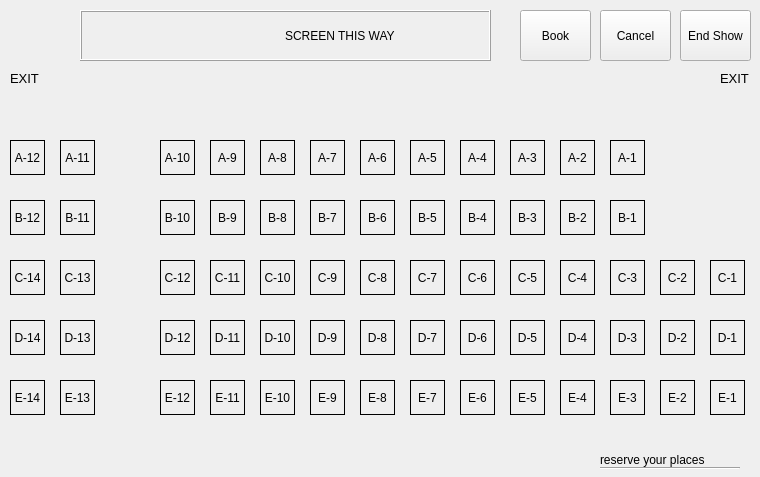
<?xml version="1.0" encoding="UTF-8"?>
<ui version="4.0">
 <class>MainWindow</class>
 <widget class="QMainWindow" name="MainWindow">
  <property name="geometry">
   <rect>
    <x>0</x>
    <y>0</y>
    <width>760</width>
    <height>477</height>
   </rect>
  </property>
  <property name="windowTitle">
   <string>Movie Ticket Booking 1.0</string>
  </property>
  <widget class="QWidget" name="centralWidget">
   <widget class="QPushButton" name="btnBook">
    <property name="geometry">
     <rect>
      <x>520</x>
      <y>10</y>
      <width>71</width>
      <height>51</height>
     </rect>
    </property>
    <property name="text">
     <string>Book</string>
    </property>
   </widget>
   <widget class="QPushButton" name="btnCancel">
    <property name="geometry">
     <rect>
      <x>600</x>
      <y>10</y>
      <width>71</width>
      <height>51</height>
     </rect>
    </property>
    <property name="text">
     <string>Cancel</string>
    </property>
   </widget>
   <widget class="QPushButton" name="btnReset">
    <property name="geometry">
     <rect>
      <x>680</x>
      <y>10</y>
      <width>71</width>
      <height>51</height>
     </rect>
    </property>
    <property name="text">
     <string>End Show</string>
    </property>
   </widget>
   <widget class="QLabel" name="label">
    <property name="geometry">
     <rect>
      <x>720</x>
      <y>70</y>
      <width>31</width>
      <height>16</height>
     </rect>
    </property>
    <property name="font">
     <font>
      <pointsize>10</pointsize>
     </font>
    </property>
    <property name="text">
     <string>EXIT</string>
    </property>
   </widget>
   <widget class="QLabel" name="label_2">
    <property name="geometry">
     <rect>
      <x>10</x>
      <y>70</y>
      <width>31</width>
      <height>16</height>
     </rect>
    </property>
    <property name="font">
     <font>
      <pointsize>10</pointsize>
     </font>
    </property>
    <property name="text">
     <string>EXIT</string>
    </property>
   </widget>
   <widget class="QLabel" name="label_3">
    <property name="geometry">
     <rect>
      <x>80</x>
      <y>10</y>
      <width>411</width>
      <height>51</height>
     </rect>
    </property>
    <property name="frameShape">
     <enum>QFrame::Box</enum>
    </property>
    <property name="frameShadow">
     <enum>QFrame::Raised</enum>
    </property>
    <property name="text">
     <string>                                                             SCREEN THIS WAY</string>
    </property>
    <property name="alignment">
     <set>Qt::AlignJustify|Qt::AlignVCenter</set>
    </property>
   </widget>
   <widget class="QLabel" name="lblA1">
    <property name="geometry">
     <rect>
      <x>610</x>
      <y>140</y>
      <width>35</width>
      <height>35</height>
     </rect>
    </property>
    <property name="frameShape">
     <enum>QFrame::Box</enum>
    </property>
    <property name="text">
     <string>A-1</string>
    </property>
    <property name="alignment">
     <set>Qt::AlignCenter</set>
    </property>
   </widget>
   <widget class="QLabel" name="lblA2">
    <property name="geometry">
     <rect>
      <x>560</x>
      <y>140</y>
      <width>35</width>
      <height>35</height>
     </rect>
    </property>
    <property name="frameShape">
     <enum>QFrame::Box</enum>
    </property>
    <property name="text">
     <string>A-2</string>
    </property>
    <property name="alignment">
     <set>Qt::AlignCenter</set>
    </property>
   </widget>
   <widget class="QLabel" name="lblA3">
    <property name="geometry">
     <rect>
      <x>510</x>
      <y>140</y>
      <width>35</width>
      <height>35</height>
     </rect>
    </property>
    <property name="frameShape">
     <enum>QFrame::Box</enum>
    </property>
    <property name="text">
     <string>A-3</string>
    </property>
    <property name="alignment">
     <set>Qt::AlignCenter</set>
    </property>
   </widget>
   <widget class="QLabel" name="lblA5">
    <property name="geometry">
     <rect>
      <x>410</x>
      <y>140</y>
      <width>35</width>
      <height>35</height>
     </rect>
    </property>
    <property name="frameShape">
     <enum>QFrame::Box</enum>
    </property>
    <property name="text">
     <string>A-5</string>
    </property>
    <property name="alignment">
     <set>Qt::AlignCenter</set>
    </property>
   </widget>
   <widget class="QLabel" name="lblA6">
    <property name="geometry">
     <rect>
      <x>360</x>
      <y>140</y>
      <width>35</width>
      <height>35</height>
     </rect>
    </property>
    <property name="frameShape">
     <enum>QFrame::Box</enum>
    </property>
    <property name="text">
     <string>A-6</string>
    </property>
    <property name="alignment">
     <set>Qt::AlignCenter</set>
    </property>
   </widget>
   <widget class="QLabel" name="lblA4">
    <property name="geometry">
     <rect>
      <x>460</x>
      <y>140</y>
      <width>35</width>
      <height>35</height>
     </rect>
    </property>
    <property name="frameShape">
     <enum>QFrame::Box</enum>
    </property>
    <property name="text">
     <string>A-4</string>
    </property>
    <property name="alignment">
     <set>Qt::AlignCenter</set>
    </property>
   </widget>
   <widget class="QLabel" name="lblA8">
    <property name="geometry">
     <rect>
      <x>260</x>
      <y>140</y>
      <width>35</width>
      <height>35</height>
     </rect>
    </property>
    <property name="frameShape">
     <enum>QFrame::Box</enum>
    </property>
    <property name="text">
     <string>A-8</string>
    </property>
    <property name="alignment">
     <set>Qt::AlignCenter</set>
    </property>
   </widget>
   <widget class="QLabel" name="lblA9">
    <property name="geometry">
     <rect>
      <x>210</x>
      <y>140</y>
      <width>35</width>
      <height>35</height>
     </rect>
    </property>
    <property name="frameShape">
     <enum>QFrame::Box</enum>
    </property>
    <property name="text">
     <string>A-9</string>
    </property>
    <property name="alignment">
     <set>Qt::AlignCenter</set>
    </property>
   </widget>
   <widget class="QLabel" name="lblA7">
    <property name="geometry">
     <rect>
      <x>310</x>
      <y>140</y>
      <width>35</width>
      <height>35</height>
     </rect>
    </property>
    <property name="frameShape">
     <enum>QFrame::Box</enum>
    </property>
    <property name="text">
     <string>A-7</string>
    </property>
    <property name="alignment">
     <set>Qt::AlignCenter</set>
    </property>
   </widget>
   <widget class="QLabel" name="lblA12">
    <property name="geometry">
     <rect>
      <x>10</x>
      <y>140</y>
      <width>35</width>
      <height>35</height>
     </rect>
    </property>
    <property name="frameShape">
     <enum>QFrame::Box</enum>
    </property>
    <property name="text">
     <string>A-12</string>
    </property>
    <property name="alignment">
     <set>Qt::AlignCenter</set>
    </property>
   </widget>
   <widget class="QLabel" name="lblA11">
    <property name="geometry">
     <rect>
      <x>60</x>
      <y>140</y>
      <width>35</width>
      <height>35</height>
     </rect>
    </property>
    <property name="frameShape">
     <enum>QFrame::Box</enum>
    </property>
    <property name="text">
     <string>A-11</string>
    </property>
    <property name="alignment">
     <set>Qt::AlignCenter</set>
    </property>
   </widget>
   <widget class="QLabel" name="lblA10">
    <property name="geometry">
     <rect>
      <x>160</x>
      <y>140</y>
      <width>35</width>
      <height>35</height>
     </rect>
    </property>
    <property name="frameShape">
     <enum>QFrame::Box</enum>
    </property>
    <property name="text">
     <string>A-10</string>
    </property>
    <property name="alignment">
     <set>Qt::AlignCenter</set>
    </property>
   </widget>
   <widget class="QLabel" name="lblB2">
    <property name="geometry">
     <rect>
      <x>560</x>
      <y>200</y>
      <width>35</width>
      <height>35</height>
     </rect>
    </property>
    <property name="frameShape">
     <enum>QFrame::Box</enum>
    </property>
    <property name="text">
     <string>B-2</string>
    </property>
    <property name="alignment">
     <set>Qt::AlignCenter</set>
    </property>
   </widget>
   <widget class="QLabel" name="lblB6">
    <property name="geometry">
     <rect>
      <x>360</x>
      <y>200</y>
      <width>35</width>
      <height>35</height>
     </rect>
    </property>
    <property name="frameShape">
     <enum>QFrame::Box</enum>
    </property>
    <property name="text">
     <string>B-6</string>
    </property>
    <property name="alignment">
     <set>Qt::AlignCenter</set>
    </property>
   </widget>
   <widget class="QLabel" name="lblB11">
    <property name="geometry">
     <rect>
      <x>60</x>
      <y>200</y>
      <width>35</width>
      <height>35</height>
     </rect>
    </property>
    <property name="frameShape">
     <enum>QFrame::Box</enum>
    </property>
    <property name="text">
     <string>B-11</string>
    </property>
    <property name="alignment">
     <set>Qt::AlignCenter</set>
    </property>
   </widget>
   <widget class="QLabel" name="lblB3">
    <property name="geometry">
     <rect>
      <x>510</x>
      <y>200</y>
      <width>35</width>
      <height>35</height>
     </rect>
    </property>
    <property name="frameShape">
     <enum>QFrame::Box</enum>
    </property>
    <property name="text">
     <string>B-3</string>
    </property>
    <property name="alignment">
     <set>Qt::AlignCenter</set>
    </property>
   </widget>
   <widget class="QLabel" name="lblB7">
    <property name="geometry">
     <rect>
      <x>310</x>
      <y>200</y>
      <width>35</width>
      <height>35</height>
     </rect>
    </property>
    <property name="frameShape">
     <enum>QFrame::Box</enum>
    </property>
    <property name="text">
     <string>B-7</string>
    </property>
    <property name="alignment">
     <set>Qt::AlignCenter</set>
    </property>
   </widget>
   <widget class="QLabel" name="lblB1">
    <property name="geometry">
     <rect>
      <x>610</x>
      <y>200</y>
      <width>35</width>
      <height>35</height>
     </rect>
    </property>
    <property name="frameShape">
     <enum>QFrame::Box</enum>
    </property>
    <property name="text">
     <string>B-1</string>
    </property>
    <property name="alignment">
     <set>Qt::AlignCenter</set>
    </property>
   </widget>
   <widget class="QLabel" name="lblB9">
    <property name="geometry">
     <rect>
      <x>210</x>
      <y>200</y>
      <width>35</width>
      <height>35</height>
     </rect>
    </property>
    <property name="frameShape">
     <enum>QFrame::Box</enum>
    </property>
    <property name="text">
     <string>B-9</string>
    </property>
    <property name="alignment">
     <set>Qt::AlignCenter</set>
    </property>
   </widget>
   <widget class="QLabel" name="lblB12">
    <property name="geometry">
     <rect>
      <x>10</x>
      <y>200</y>
      <width>35</width>
      <height>35</height>
     </rect>
    </property>
    <property name="frameShape">
     <enum>QFrame::Box</enum>
    </property>
    <property name="text">
     <string>B-12</string>
    </property>
    <property name="alignment">
     <set>Qt::AlignCenter</set>
    </property>
   </widget>
   <widget class="QLabel" name="lblB4">
    <property name="geometry">
     <rect>
      <x>460</x>
      <y>200</y>
      <width>35</width>
      <height>35</height>
     </rect>
    </property>
    <property name="frameShape">
     <enum>QFrame::Box</enum>
    </property>
    <property name="text">
     <string>B-4</string>
    </property>
    <property name="alignment">
     <set>Qt::AlignCenter</set>
    </property>
   </widget>
   <widget class="QLabel" name="lblB10">
    <property name="geometry">
     <rect>
      <x>160</x>
      <y>200</y>
      <width>35</width>
      <height>35</height>
     </rect>
    </property>
    <property name="frameShape">
     <enum>QFrame::Box</enum>
    </property>
    <property name="text">
     <string>B-10</string>
    </property>
    <property name="alignment">
     <set>Qt::AlignCenter</set>
    </property>
   </widget>
   <widget class="QLabel" name="lblB5">
    <property name="geometry">
     <rect>
      <x>410</x>
      <y>200</y>
      <width>35</width>
      <height>35</height>
     </rect>
    </property>
    <property name="frameShape">
     <enum>QFrame::Box</enum>
    </property>
    <property name="text">
     <string>B-5</string>
    </property>
    <property name="alignment">
     <set>Qt::AlignCenter</set>
    </property>
   </widget>
   <widget class="QLabel" name="lblB8">
    <property name="geometry">
     <rect>
      <x>260</x>
      <y>200</y>
      <width>35</width>
      <height>35</height>
     </rect>
    </property>
    <property name="frameShape">
     <enum>QFrame::Box</enum>
    </property>
    <property name="text">
     <string>B-8</string>
    </property>
    <property name="alignment">
     <set>Qt::AlignCenter</set>
    </property>
   </widget>
   <widget class="QLabel" name="lblC4">
    <property name="geometry">
     <rect>
      <x>560</x>
      <y>260</y>
      <width>35</width>
      <height>35</height>
     </rect>
    </property>
    <property name="frameShape">
     <enum>QFrame::Box</enum>
    </property>
    <property name="text">
     <string>C-4</string>
    </property>
    <property name="alignment">
     <set>Qt::AlignCenter</set>
    </property>
   </widget>
   <widget class="QLabel" name="lblC8">
    <property name="geometry">
     <rect>
      <x>360</x>
      <y>260</y>
      <width>35</width>
      <height>35</height>
     </rect>
    </property>
    <property name="frameShape">
     <enum>QFrame::Box</enum>
    </property>
    <property name="text">
     <string>C-8</string>
    </property>
    <property name="alignment">
     <set>Qt::AlignCenter</set>
    </property>
   </widget>
   <widget class="QLabel" name="lblC13">
    <property name="geometry">
     <rect>
      <x>60</x>
      <y>260</y>
      <width>35</width>
      <height>35</height>
     </rect>
    </property>
    <property name="frameShape">
     <enum>QFrame::Box</enum>
    </property>
    <property name="text">
     <string>C-13</string>
    </property>
    <property name="alignment">
     <set>Qt::AlignCenter</set>
    </property>
   </widget>
   <widget class="QLabel" name="lblC5">
    <property name="geometry">
     <rect>
      <x>510</x>
      <y>260</y>
      <width>35</width>
      <height>35</height>
     </rect>
    </property>
    <property name="frameShape">
     <enum>QFrame::Box</enum>
    </property>
    <property name="text">
     <string>C-5</string>
    </property>
    <property name="alignment">
     <set>Qt::AlignCenter</set>
    </property>
   </widget>
   <widget class="QLabel" name="lblC9">
    <property name="geometry">
     <rect>
      <x>310</x>
      <y>260</y>
      <width>35</width>
      <height>35</height>
     </rect>
    </property>
    <property name="frameShape">
     <enum>QFrame::Box</enum>
    </property>
    <property name="text">
     <string>C-9</string>
    </property>
    <property name="alignment">
     <set>Qt::AlignCenter</set>
    </property>
   </widget>
   <widget class="QLabel" name="lblC3">
    <property name="geometry">
     <rect>
      <x>610</x>
      <y>260</y>
      <width>35</width>
      <height>35</height>
     </rect>
    </property>
    <property name="frameShape">
     <enum>QFrame::Box</enum>
    </property>
    <property name="text">
     <string>C-3</string>
    </property>
    <property name="alignment">
     <set>Qt::AlignCenter</set>
    </property>
   </widget>
   <widget class="QLabel" name="lblC11">
    <property name="geometry">
     <rect>
      <x>210</x>
      <y>260</y>
      <width>35</width>
      <height>35</height>
     </rect>
    </property>
    <property name="frameShape">
     <enum>QFrame::Box</enum>
    </property>
    <property name="text">
     <string>C-11</string>
    </property>
    <property name="alignment">
     <set>Qt::AlignCenter</set>
    </property>
   </widget>
   <widget class="QLabel" name="lblC14">
    <property name="geometry">
     <rect>
      <x>10</x>
      <y>260</y>
      <width>35</width>
      <height>35</height>
     </rect>
    </property>
    <property name="frameShape">
     <enum>QFrame::Box</enum>
    </property>
    <property name="text">
     <string>C-14</string>
    </property>
    <property name="alignment">
     <set>Qt::AlignCenter</set>
    </property>
   </widget>
   <widget class="QLabel" name="lblC6">
    <property name="geometry">
     <rect>
      <x>460</x>
      <y>260</y>
      <width>35</width>
      <height>35</height>
     </rect>
    </property>
    <property name="frameShape">
     <enum>QFrame::Box</enum>
    </property>
    <property name="text">
     <string>C-6</string>
    </property>
    <property name="alignment">
     <set>Qt::AlignCenter</set>
    </property>
   </widget>
   <widget class="QLabel" name="lblC12">
    <property name="geometry">
     <rect>
      <x>160</x>
      <y>260</y>
      <width>35</width>
      <height>35</height>
     </rect>
    </property>
    <property name="frameShape">
     <enum>QFrame::Box</enum>
    </property>
    <property name="text">
     <string>C-12</string>
    </property>
    <property name="alignment">
     <set>Qt::AlignCenter</set>
    </property>
   </widget>
   <widget class="QLabel" name="lblC7">
    <property name="geometry">
     <rect>
      <x>410</x>
      <y>260</y>
      <width>35</width>
      <height>35</height>
     </rect>
    </property>
    <property name="frameShape">
     <enum>QFrame::Box</enum>
    </property>
    <property name="text">
     <string>C-7</string>
    </property>
    <property name="alignment">
     <set>Qt::AlignCenter</set>
    </property>
   </widget>
   <widget class="QLabel" name="lblC10">
    <property name="geometry">
     <rect>
      <x>260</x>
      <y>260</y>
      <width>35</width>
      <height>35</height>
     </rect>
    </property>
    <property name="frameShape">
     <enum>QFrame::Box</enum>
    </property>
    <property name="text">
     <string>C-10</string>
    </property>
    <property name="alignment">
     <set>Qt::AlignCenter</set>
    </property>
   </widget>
   <widget class="QLabel" name="lblD4">
    <property name="geometry">
     <rect>
      <x>560</x>
      <y>320</y>
      <width>35</width>
      <height>35</height>
     </rect>
    </property>
    <property name="frameShape">
     <enum>QFrame::Box</enum>
    </property>
    <property name="text">
     <string>D-4</string>
    </property>
    <property name="alignment">
     <set>Qt::AlignCenter</set>
    </property>
   </widget>
   <widget class="QLabel" name="lblD8">
    <property name="geometry">
     <rect>
      <x>360</x>
      <y>320</y>
      <width>35</width>
      <height>35</height>
     </rect>
    </property>
    <property name="frameShape">
     <enum>QFrame::Box</enum>
    </property>
    <property name="text">
     <string>D-8</string>
    </property>
    <property name="alignment">
     <set>Qt::AlignCenter</set>
    </property>
   </widget>
   <widget class="QLabel" name="lblD13">
    <property name="geometry">
     <rect>
      <x>60</x>
      <y>320</y>
      <width>35</width>
      <height>35</height>
     </rect>
    </property>
    <property name="frameShape">
     <enum>QFrame::Box</enum>
    </property>
    <property name="text">
     <string>D-13</string>
    </property>
    <property name="alignment">
     <set>Qt::AlignCenter</set>
    </property>
   </widget>
   <widget class="QLabel" name="lblD5">
    <property name="geometry">
     <rect>
      <x>510</x>
      <y>320</y>
      <width>35</width>
      <height>35</height>
     </rect>
    </property>
    <property name="frameShape">
     <enum>QFrame::Box</enum>
    </property>
    <property name="text">
     <string>D-5</string>
    </property>
    <property name="alignment">
     <set>Qt::AlignCenter</set>
    </property>
   </widget>
   <widget class="QLabel" name="lblD9">
    <property name="geometry">
     <rect>
      <x>310</x>
      <y>320</y>
      <width>35</width>
      <height>35</height>
     </rect>
    </property>
    <property name="frameShape">
     <enum>QFrame::Box</enum>
    </property>
    <property name="text">
     <string>D-9</string>
    </property>
    <property name="alignment">
     <set>Qt::AlignCenter</set>
    </property>
   </widget>
   <widget class="QLabel" name="lblD3">
    <property name="geometry">
     <rect>
      <x>610</x>
      <y>320</y>
      <width>35</width>
      <height>35</height>
     </rect>
    </property>
    <property name="frameShape">
     <enum>QFrame::Box</enum>
    </property>
    <property name="text">
     <string>D-3</string>
    </property>
    <property name="alignment">
     <set>Qt::AlignCenter</set>
    </property>
   </widget>
   <widget class="QLabel" name="lblD11">
    <property name="geometry">
     <rect>
      <x>210</x>
      <y>320</y>
      <width>35</width>
      <height>35</height>
     </rect>
    </property>
    <property name="frameShape">
     <enum>QFrame::Box</enum>
    </property>
    <property name="text">
     <string>D-11</string>
    </property>
    <property name="alignment">
     <set>Qt::AlignCenter</set>
    </property>
   </widget>
   <widget class="QLabel" name="lblD14">
    <property name="geometry">
     <rect>
      <x>10</x>
      <y>320</y>
      <width>35</width>
      <height>35</height>
     </rect>
    </property>
    <property name="frameShape">
     <enum>QFrame::Box</enum>
    </property>
    <property name="text">
     <string>D-14</string>
    </property>
    <property name="alignment">
     <set>Qt::AlignCenter</set>
    </property>
   </widget>
   <widget class="QLabel" name="lblD6">
    <property name="geometry">
     <rect>
      <x>460</x>
      <y>320</y>
      <width>35</width>
      <height>35</height>
     </rect>
    </property>
    <property name="frameShape">
     <enum>QFrame::Box</enum>
    </property>
    <property name="text">
     <string>D-6</string>
    </property>
    <property name="alignment">
     <set>Qt::AlignCenter</set>
    </property>
   </widget>
   <widget class="QLabel" name="lblD12">
    <property name="geometry">
     <rect>
      <x>160</x>
      <y>320</y>
      <width>35</width>
      <height>35</height>
     </rect>
    </property>
    <property name="frameShape">
     <enum>QFrame::Box</enum>
    </property>
    <property name="text">
     <string>D-12</string>
    </property>
    <property name="alignment">
     <set>Qt::AlignCenter</set>
    </property>
   </widget>
   <widget class="QLabel" name="lblD7">
    <property name="geometry">
     <rect>
      <x>410</x>
      <y>320</y>
      <width>35</width>
      <height>35</height>
     </rect>
    </property>
    <property name="frameShape">
     <enum>QFrame::Box</enum>
    </property>
    <property name="text">
     <string>D-7</string>
    </property>
    <property name="alignment">
     <set>Qt::AlignCenter</set>
    </property>
   </widget>
   <widget class="QLabel" name="lblD10">
    <property name="geometry">
     <rect>
      <x>260</x>
      <y>320</y>
      <width>35</width>
      <height>35</height>
     </rect>
    </property>
    <property name="frameShape">
     <enum>QFrame::Box</enum>
    </property>
    <property name="text">
     <string>D-10</string>
    </property>
    <property name="alignment">
     <set>Qt::AlignCenter</set>
    </property>
   </widget>
   <widget class="QLabel" name="lblE4">
    <property name="geometry">
     <rect>
      <x>560</x>
      <y>380</y>
      <width>35</width>
      <height>35</height>
     </rect>
    </property>
    <property name="frameShape">
     <enum>QFrame::Box</enum>
    </property>
    <property name="text">
     <string>E-4</string>
    </property>
    <property name="alignment">
     <set>Qt::AlignCenter</set>
    </property>
   </widget>
   <widget class="QLabel" name="lblE8">
    <property name="geometry">
     <rect>
      <x>360</x>
      <y>380</y>
      <width>35</width>
      <height>35</height>
     </rect>
    </property>
    <property name="frameShape">
     <enum>QFrame::Box</enum>
    </property>
    <property name="text">
     <string>E-8</string>
    </property>
    <property name="alignment">
     <set>Qt::AlignCenter</set>
    </property>
   </widget>
   <widget class="QLabel" name="lblE13">
    <property name="geometry">
     <rect>
      <x>60</x>
      <y>380</y>
      <width>35</width>
      <height>35</height>
     </rect>
    </property>
    <property name="frameShape">
     <enum>QFrame::Box</enum>
    </property>
    <property name="text">
     <string>E-13</string>
    </property>
    <property name="alignment">
     <set>Qt::AlignCenter</set>
    </property>
   </widget>
   <widget class="QLabel" name="lblE5">
    <property name="geometry">
     <rect>
      <x>510</x>
      <y>380</y>
      <width>35</width>
      <height>35</height>
     </rect>
    </property>
    <property name="frameShape">
     <enum>QFrame::Box</enum>
    </property>
    <property name="text">
     <string>E-5</string>
    </property>
    <property name="alignment">
     <set>Qt::AlignCenter</set>
    </property>
   </widget>
   <widget class="QLabel" name="lblE9">
    <property name="geometry">
     <rect>
      <x>310</x>
      <y>380</y>
      <width>35</width>
      <height>35</height>
     </rect>
    </property>
    <property name="frameShape">
     <enum>QFrame::Box</enum>
    </property>
    <property name="text">
     <string>E-9</string>
    </property>
    <property name="alignment">
     <set>Qt::AlignCenter</set>
    </property>
   </widget>
   <widget class="QLabel" name="lblE3">
    <property name="geometry">
     <rect>
      <x>610</x>
      <y>380</y>
      <width>35</width>
      <height>35</height>
     </rect>
    </property>
    <property name="frameShape">
     <enum>QFrame::Box</enum>
    </property>
    <property name="text">
     <string>E-3</string>
    </property>
    <property name="alignment">
     <set>Qt::AlignCenter</set>
    </property>
   </widget>
   <widget class="QLabel" name="lblE11">
    <property name="geometry">
     <rect>
      <x>210</x>
      <y>380</y>
      <width>35</width>
      <height>35</height>
     </rect>
    </property>
    <property name="frameShape">
     <enum>QFrame::Box</enum>
    </property>
    <property name="text">
     <string>E-11</string>
    </property>
    <property name="alignment">
     <set>Qt::AlignCenter</set>
    </property>
   </widget>
   <widget class="QLabel" name="lblE14">
    <property name="geometry">
     <rect>
      <x>10</x>
      <y>380</y>
      <width>35</width>
      <height>35</height>
     </rect>
    </property>
    <property name="frameShape">
     <enum>QFrame::Box</enum>
    </property>
    <property name="text">
     <string>E-14</string>
    </property>
    <property name="alignment">
     <set>Qt::AlignCenter</set>
    </property>
   </widget>
   <widget class="QLabel" name="lblE6">
    <property name="geometry">
     <rect>
      <x>460</x>
      <y>380</y>
      <width>35</width>
      <height>35</height>
     </rect>
    </property>
    <property name="frameShape">
     <enum>QFrame::Box</enum>
    </property>
    <property name="text">
     <string>E-6</string>
    </property>
    <property name="alignment">
     <set>Qt::AlignCenter</set>
    </property>
   </widget>
   <widget class="QLabel" name="lblE12">
    <property name="geometry">
     <rect>
      <x>160</x>
      <y>380</y>
      <width>35</width>
      <height>35</height>
     </rect>
    </property>
    <property name="frameShape">
     <enum>QFrame::Box</enum>
    </property>
    <property name="text">
     <string>E-12</string>
    </property>
    <property name="alignment">
     <set>Qt::AlignCenter</set>
    </property>
   </widget>
   <widget class="QLabel" name="lblE7">
    <property name="geometry">
     <rect>
      <x>410</x>
      <y>380</y>
      <width>35</width>
      <height>35</height>
     </rect>
    </property>
    <property name="frameShape">
     <enum>QFrame::Box</enum>
    </property>
    <property name="text">
     <string>E-7</string>
    </property>
    <property name="alignment">
     <set>Qt::AlignCenter</set>
    </property>
   </widget>
   <widget class="QLabel" name="lblE10">
    <property name="geometry">
     <rect>
      <x>260</x>
      <y>380</y>
      <width>35</width>
      <height>35</height>
     </rect>
    </property>
    <property name="frameShape">
     <enum>QFrame::Box</enum>
    </property>
    <property name="text">
     <string>E-10</string>
    </property>
    <property name="alignment">
     <set>Qt::AlignCenter</set>
    </property>
   </widget>
   <widget class="QLabel" name="lblC2">
    <property name="geometry">
     <rect>
      <x>660</x>
      <y>260</y>
      <width>35</width>
      <height>35</height>
     </rect>
    </property>
    <property name="frameShape">
     <enum>QFrame::Box</enum>
    </property>
    <property name="text">
     <string>C-2</string>
    </property>
    <property name="alignment">
     <set>Qt::AlignCenter</set>
    </property>
   </widget>
   <widget class="QLabel" name="lblC1">
    <property name="geometry">
     <rect>
      <x>710</x>
      <y>260</y>
      <width>35</width>
      <height>35</height>
     </rect>
    </property>
    <property name="frameShape">
     <enum>QFrame::Box</enum>
    </property>
    <property name="text">
     <string>C-1</string>
    </property>
    <property name="alignment">
     <set>Qt::AlignCenter</set>
    </property>
   </widget>
   <widget class="QLabel" name="lblD1">
    <property name="geometry">
     <rect>
      <x>710</x>
      <y>320</y>
      <width>35</width>
      <height>35</height>
     </rect>
    </property>
    <property name="frameShape">
     <enum>QFrame::Box</enum>
    </property>
    <property name="text">
     <string>D-1</string>
    </property>
    <property name="alignment">
     <set>Qt::AlignCenter</set>
    </property>
   </widget>
   <widget class="QLabel" name="lblD2">
    <property name="geometry">
     <rect>
      <x>660</x>
      <y>320</y>
      <width>35</width>
      <height>35</height>
     </rect>
    </property>
    <property name="frameShape">
     <enum>QFrame::Box</enum>
    </property>
    <property name="text">
     <string>D-2</string>
    </property>
    <property name="alignment">
     <set>Qt::AlignCenter</set>
    </property>
   </widget>
   <widget class="QLabel" name="lblE1">
    <property name="geometry">
     <rect>
      <x>710</x>
      <y>380</y>
      <width>35</width>
      <height>35</height>
     </rect>
    </property>
    <property name="frameShape">
     <enum>QFrame::Box</enum>
    </property>
    <property name="text">
     <string>E-1</string>
    </property>
    <property name="alignment">
     <set>Qt::AlignCenter</set>
    </property>
   </widget>
   <widget class="QLabel" name="lblE2">
    <property name="geometry">
     <rect>
      <x>660</x>
      <y>380</y>
      <width>35</width>
      <height>35</height>
     </rect>
    </property>
    <property name="frameShape">
     <enum>QFrame::Box</enum>
    </property>
    <property name="text">
     <string>E-2</string>
    </property>
    <property name="alignment">
     <set>Qt::AlignCenter</set>
    </property>
   </widget>
   <widget class="QLabel" name="lblInfoImage">
    <property name="geometry">
     <rect>
      <x>330</x>
      <y>423</y>
      <width>101</width>
      <height>41</height>
     </rect>
    </property>
    <property name="text">
     <string/>
    </property>
   </widget>
   <widget class="QLabel" name="label_4">
    <property name="geometry">
     <rect>
      <x>600</x>
      <y>450</y>
      <width>141</width>
      <height>20</height>
     </rect>
    </property>
    <property name="font">
     <font>
      <pointsize>9</pointsize>
     </font>
    </property>
    <property name="text">
     <string>reserve your places</string>
    </property>
   </widget>
   <widget class="Line" name="line">
    <property name="geometry">
     <rect>
      <x>600</x>
      <y>460</y>
      <width>140</width>
      <height>16</height>
     </rect>
    </property>
    <property name="orientation">
     <enum>Qt::Horizontal</enum>
    </property>
   </widget>
  </widget>
 </widget>
 <layoutdefault spacing="6" margin="11"/>
 <resources/>
 <connections/>
</ui>
